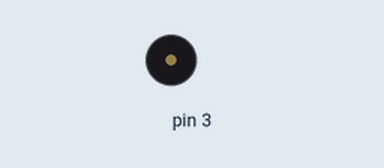
Bench run of a sketch on a simulated Arduino Uno, built with avr-gcc and run on an emulated ATmega328P. Shown: buzzer (waves = sounding).

Above: at 3.2 s.
At 11.5 s:
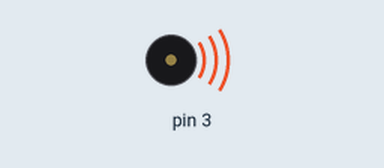
Timing chart, 0 to 16.5 s (numbered marks = the images above):
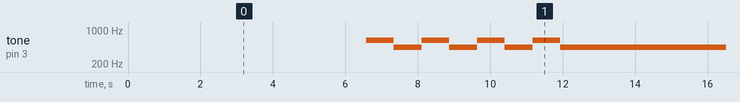

The sketch:

siren.ino
```cpp
int a;

void setup() {
  pinMode(3, OUTPUT);
}

void loop() {
  while(a < 16) {
    //1244
    for(int i = 440; i <= 1244; i=i+12) {
      tone(3, i);
      delay(3);
    }
    //1243
    for(int i = 1245; i > 440; i=i-12) {
      tone(3, i);
      delay(3);
    }
    a++;
  }
  a = 4;
  while(a > 0) {
    tone(3, 622);
    delay(765);
    tone(3, 440);
    delay(765);
    a--;
  }
}
```

Measured:
- by itself, tone on pin 3: repeats every 12.7 s: 3 × (440 Hz 0.77 s, 622 Hz 0.77 s), 440 Hz 7.3 s, 622 Hz 0.77 s
